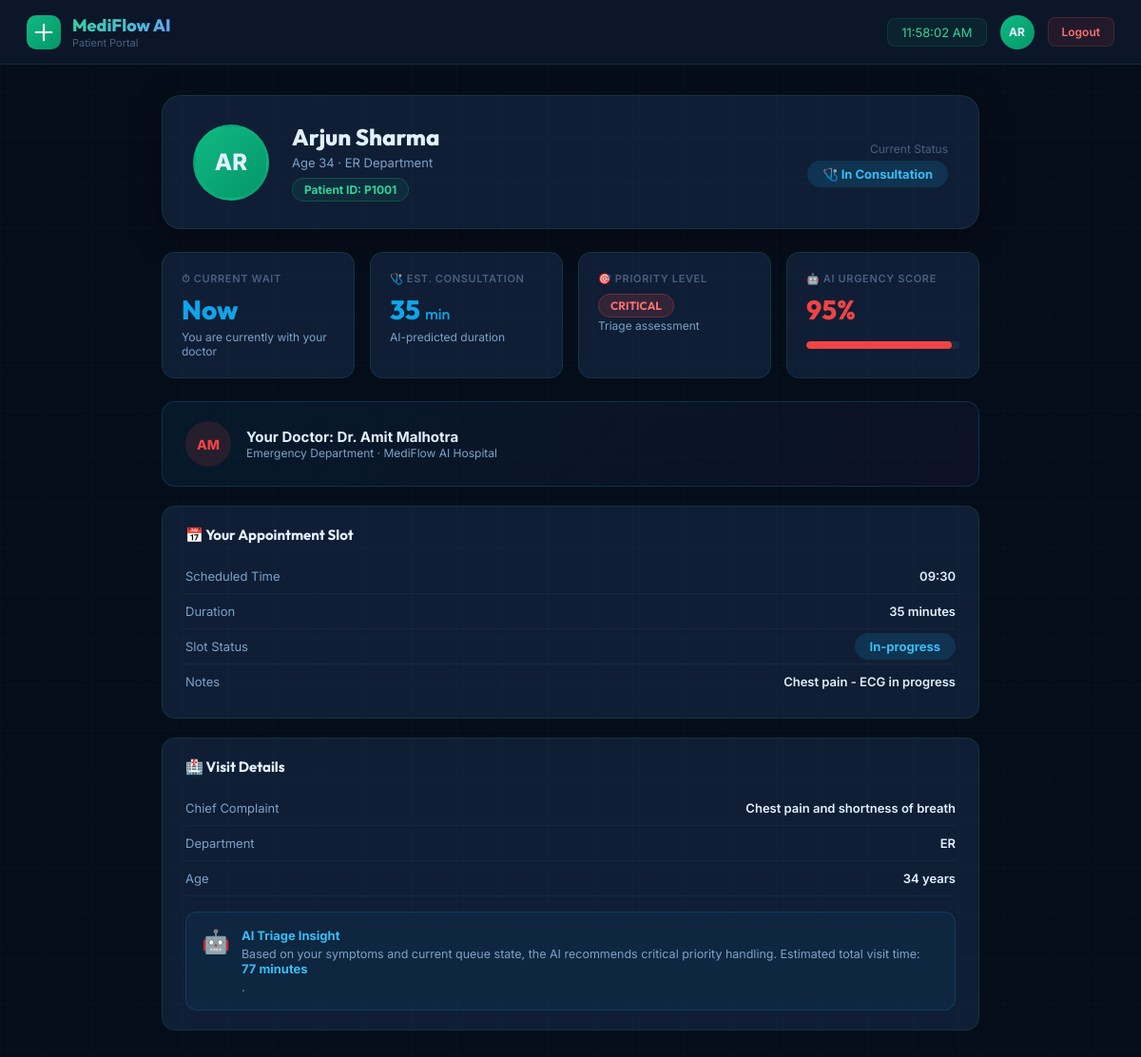
Screenshot of /patient (signed in) with the database file from the repository.
### tables this page shows
CREATE TABLE patients (
            id TEXT PRIMARY KEY,
            name TEXT NOT NULL,
            age INTEGER,
            dept TEXT,
            priority TEXT DEFAULT 'medium',
            status TEXT DEFAULT 'waiting',
            wait_mins INTEGER DEFAULT 0,
            doctor_id INTEGER,
            complaint TEXT,
            predicted_duration INTEGER DEFAULT 20,
            ai_score REAL DEFAULT 0.5,
            email TEXT UNIQUE,
            password_hash TEXT,
            FOREIGN KEY (doctor_id) REFERENCES doctors(id)
        );

CREATE TABLE doctors (
            id INTEGER PRIMARY KEY AUTOINCREMENT,
            name TEXT NOT NULL,
            dept TEXT NOT NULL,
            email TEXT UNIQUE NOT NULL,
            password_hash TEXT NOT NULL,
            color TEXT DEFAULT '#0EA5E9'
        );

CREATE TABLE schedules (
            id INTEGER PRIMARY KEY AUTOINCREMENT,
            doctor_id INTEGER NOT NULL,
            patient_id TEXT,
            patient_name TEXT,
            slot_time TEXT NOT NULL,
            duration_mins INTEGER DEFAULT 20,
            status TEXT DEFAULT 'scheduled',
            notes TEXT,
            FOREIGN KEY (doctor_id) REFERENCES doctors(id),
            FOREIGN KEY (patient_id) REFERENCES patients(id)
        );

### backend/routes.py (the view)
@main_bp.route('/patient')
@require_role('patient')
def patient_dashboard():
    conn = get_db()
    pat = conn.execute(
        '''SELECT p.*, d.name as doctor_name, d.dept as doctor_dept, d.color as doctor_color
           FROM patients p LEFT JOIN doctors d ON p.doctor_id=d.id
           WHERE p.id=?''', (session['pat_id'],)
    ).fetchone()
    schedule = conn.execute(
        '''SELECT * FROM schedules WHERE patient_id=? ORDER BY slot_time''',
        (session['pat_id'],)
    ).fetchone()
    conn.close()
    return render_template('patient_dashboard.html',
        patient=dict(pat),
        schedule=dict(schedule) if schedule else None)

### backend/database.py (called while the page is built)
def get_db():
    conn = sqlite3.connect(DB_PATH)
    conn.row_factory = sqlite3.Row
    return conn

### backend/routes.py (called while the page is built)
def require_role(*roles):
    def decorator(f):
        @wraps(f)
        def wrapped(*args, **kwargs):
            if session.get('role') not in roles:
                return redirect(url_for('auth.login'))
            return f(*args, **kwargs)
        return wrapped
    return decorator

### templates/patient_dashboard.html (shortened to what this page needs)
<!DOCTYPE html>
<html lang="en">
<head>
</head>
<body>
    <header class="topbar">
        <div class="brand">
            <div class="brand-icon"><svg viewBox="0 0 24 24" fill="none">
                    <path d="M12 2v20M2 12h20" stroke="#fff" stroke-width="2.5" stroke-linecap="round" />
                </svg></div>
            <div>
                <div class="brand-name">MediFlow AI</div>
                <div class="brand-sub">Patient Portal</div>
            </div>
        </div>
        <div class="topbar-right">
            <div class="live-clock" id="liveClock"></div>
            <div class="patient-avatar">{{ patient.name[:2] | upper }}</div>
            <a href="/logout" class="btn-logout">Logout</a>
        </div>
    </header>
    <div class="content">
        <div class="patient-hero">
            <div class="patient-hero-avatar">{{ patient.name[:2] | upper }}</div>
            <div class="patient-hero-info">
                <h1>{{ patient.name }}</h1>
                <p>Age {{ patient.age }} · {{ patient.dept }} Department</p>
                <div class="patient-id-badge">Patient ID: {{ patient.id }}</div>
            </div>
            <div style="margin-left:auto;text-align:right">
                <div style="font-size:12px;color:var(--text-muted);margin-bottom:8px">Current Status</div>
                <span class="status-pill {{ patient.status }}">
                    {% if patient.status == 'waiting' %}⏳ Waiting
                    {% elif patient.status == 'in-progress' %}🩺 In Consultation
                    {% elif patient.status == 'done' %}✅ Completed
                    {% else %}📅 Scheduled
                    {% endif %}
                </span>
            </div>
        </div>
        <div class="status-grid">
            <div class="stat-card">
                <div class="stat-label">⏱ Current Wait</div>
                {% if patient.status == 'waiting' %}
                <div class="stat-value" style="color:#F59E0B">{{ patient.wait_mins }} <span
                        style="font-size:16px;font-weight:500">min</span></div>
                <div class="stat-detail">In queue for your appointment</div>
                {% elif patient.status == 'in-progress' %}
                <div class="stat-value" style="color:#0EA5E9">Now</div>
                <div class="stat-detail">You are currently with your doctor</div>
                {% elif patient.status == 'done' %}
                <div class="stat-value" style="color:#10B981">Done</div>
                <div class="stat-detail">Your visit is complete</div>
                {% else %}
                <div class="stat-value" style="color:#8B5CF6">—</div>
                <div class="stat-detail">Not yet in queue</div>
                {% endif %}
            </div>
            <div class="stat-card">
                <div class="stat-label">🩺 Est. Consultation</div>
                <div class="stat-value" style="color:#0EA5E9">{{ patient.predicted_duration }} <span
                        style="font-size:16px;font-weight:500">min</span></div>
                <div class="stat-detail">AI-predicted duration</div>
            </div>
            <div class="stat-card">
                <div class="stat-label">🎯 Priority Level</div>
                <div class="stat-value" style="font-size:18px;margin-top:6px">
                    <span class="priority-pill {{ patient.priority }}">{{ patient.priority | upper }}</span>
                </div>
                <div class="stat-detail">Triage assessment</div>
            </div>
            <div class="stat-card">
                <div class="stat-label">🤖 AI Urgency Score</div>
                <div class="stat-value"
                    style="color:{% if patient.ai_score > 0.75 %}#EF4444{% elif patient.ai_score > 0.5 %}#F59E0B{% else %}#10B981{% endif %}">
                    {{ (patient.ai_score * 100) | round | int }}%
                </div>
                <div class="progress-wrap">
                    <div class="progress-track">
                        <div class="progress-fill" data-width="{{ (patient.ai_score * 100) | round | int }}"
                            data-color="{% if patient.ai_score > 0.75 %}#EF4444{% elif patient.ai_score > 0.5 %}#F59E0B{% else %}#10B981{% endif %}">
                        </div>
                    </div>
                </div>
            </div>
        </div>
        {% if patient.doctor_name %}
        <div class="doctor-card-pat">
            <div class="doc-avatar-pat"
                style="background:{{ patient.doctor_color }}22;color:{{ patient.doctor_color }}">
                {{ patient.doctor_name.split()[1][:2] | upper }}
            </div>
            <div class="doc-info-pat">
                <h3>Your Doctor: {{ patient.doctor_name }}</h3>
                <p>{{ patient.doctor_dept }} Department · MediFlow AI Hospital</p>
            </div>
        </div>
        {% endif %}
        {% if schedule %}
        <div class="info-card">
            <div class="info-card-title">📅 Your Appointment Slot</div>
            <div class="info-row"><span class="info-key">Scheduled Time</span><span class="info-val">{{
                    schedule.slot_time }}</span></div>
            <div class="info-row"><span class="info-key">Duration</span><span class="info-val">{{ schedule.duration_mins
                    }} minutes</span></div>
            <div class="info-row"><span class="info-key">Slot Status</span><span class="info-val"><span
                        class="status-pill {{ schedule.status }}">{{ schedule.status | capitalize }}</span></span></div>
            {% if schedule.notes %}
            <div class="info-row"><span class="info-key">Notes</span><span class="info-val"
                    style="max-width:60%;text-align:right">{{ schedule.notes }}</span></div>
            {% endif %}
        </div>
        {% endif %}
        <div class="info-card">
            <div class="info-card-title">🏥 Visit Details</div>
            <div class="info-row"><span class="info-key">Chief Complaint</span><span class="info-val">{{
                    patient.complaint }}</span></div>
            <div class="info-row"><span class="info-key">Department</span><span class="info-val">{{ patient.dept
                    }}</span></div>
            <div class="info-row"><span class="info-key">Age</span><span class="info-val">{{ patient.age }} years</span>
            </div>
            <div class="ai-box">
                <div class="ai-box-icon">🤖</div>
                <div class="ai-box-text">
                    <strong>AI Triage Insight</strong>
                    <p>Based on your symptoms and current queue state, the AI recommends {{ patient.priority }} priority
                        handling. Estimated total visit time: <strong style="color:#38BDF8">{{ patient.wait_mins +
                            patient.predicted_duration }} minutes</strong>.</p>
                </div>
            </div>
        </div>
    </div>
</body>
</html>

### rows the page displays
patients: name "AR", name "Arjun Sharma", age "34", dept "ER", id "P1001", predicted_duration "35", priority "CRITICAL", (patient.ai_score*100)|round|int "95", complaint "Chest pain and shortness of breath", priority "critical", wait_mins+predicted_duration "77"
doctors: doctor_name "AM", doctor_name "Dr. Amit Malhotra", doctor_dept "Emergency"
schedules: slot_time "09:30", duration_mins "35", status "In-progress", notes "Chest pain - ECG in progress"
